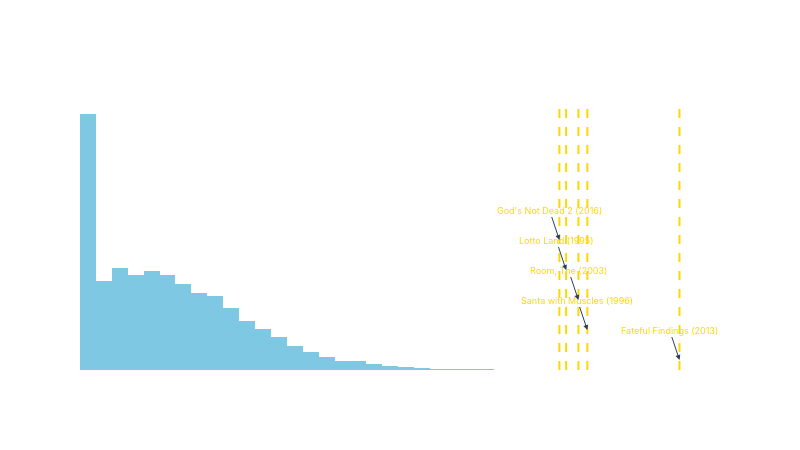

The code cell stored with this chart in its notebook:
### Markdown cell above
### 5.2 Movie Polarization Histogram

### Code cell
fig = px.histogram(
    movie_scores, x='polarization_score', nbins=60,
    title='Phân bố Polarization Score (Robust Std Z-Score)',
    labels={'polarization_score': 'Polarization Score'},
    color_discrete_sequence=['#7EC8E3'],
)
# Đánh dấu top 5 phim phân cực nhất
for i, (_, row) in enumerate(movie_scores.head(5).iterrows()):
    label = str(row.get('title', row['movieId']))[:25]
    fig.add_vline(x=row['polarization_score'], line_dash='dash', line_color='#FFD700')
    fig.add_annotation(
        x=row['polarization_score'], y=0,
        text=label, showarrow=True, arrowhead=2,
        font=dict(color='#FFD700', size=9), yshift=10 + (i * 30),
    )
fig.update_layout(
    width=800, height=450,
    paper_bgcolor='rgba(0,0,0,0)',
    plot_bgcolor='rgba(0,0,0,0)',
    font=dict(family='Inter, sans-serif', size=12, color='white'),
)
fig.write_html(os.path.join(FIGURES_OUT, 'movie_polarization_hist.html'))
fig.show()
print('Saved movie_polarization_hist.html')

### Figure 1 — Plotly figure (JSON) as saved in the notebook; plotly's stock layout.template omitted (floating-point values rounded to 4 significant figures; data arrays with more than 128 entries replaced by an {"elided": "..."} marker saying what was removed)
{"data": [{"bingroup": "x", "hovertemplate": "Polarization Score=%{x}<br>count=%{y}<extra></extra>", "legendgroup": "", "marker": {"color": "#7EC8E3", "pattern": {"shape": ""}}, "name": "", "nbinsx": 60, "orientation": "v", "showlegend": false, "type": "histogram", "x": {"elided": "14874 float values"}, "xaxis": "x", "yaxis": "y"}], "layout": {"annotations": [{"arrowhead": 2, "font": {"color": "#FFD700", "size": 9}, "showarrow": true, "text": "Fateful Findings (2013)", "x": 1.859, "y": 0, "yshift": 10}, {"arrowhead": 2, "font": {"color": "#FFD700", "size": 9}, "showarrow": true, "text": "Santa with Muscles (1996)", "x": 1.569, "y": 0, "yshift": 40}, {"arrowhead": 2, "font": {"color": "#FFD700", "size": 9}, "showarrow": true, "text": "Room, The (2003)", "x": 1.541, "y": 0, "yshift": 70}, {"arrowhead": 2, "font": {"color": "#FFD700", "size": 9}, "showarrow": true, "text": "Lotto Land (1995)", "x": 1.502, "y": 0, "yshift": 100}, {"arrowhead": 2, "font": {"color": "#FFD700", "size": 9}, "showarrow": true, "text": "God's Not Dead 2 (2016)", "x": 1.481, "y": 0, "yshift": 130}], "barmode": "relative", "font": {"color": "white", "family": "Inter, sans-serif", "size": 12}, "height": 450, "legend": {"tracegroupgap": 0}, "paper_bgcolor": "rgba(0,0,0,0)", "plot_bgcolor": "rgba(0,0,0,0)", "shapes": [{"line": {"color": "#FFD700", "dash": "dash"}, "type": "line", "x0": 1.859, "x1": 1.859, "xref": "x", "y0": 0, "y1": 1, "yref": "y domain"}, {"line": {"color": "#FFD700", "dash": "dash"}, "type": "line", "x0": 1.569, "x1": 1.569, "xref": "x", "y0": 0, "y1": 1, "yref": "y domain"}, {"line": {"color": "#FFD700", "dash": "dash"}, "type": "line", "x0": 1.541, "x1": 1.541, "xref": "x", "y0": 0, "y1": 1, "yref": "y domain"}, {"line": {"color": "#FFD700", "dash": "dash"}, "type": "line", "x0": 1.502, "x1": 1.502, "xref": "x", "y0": 0, "y1": 1, "yref": "y domain"}, {"line": {"color": "#FFD700", "dash": "dash"}, "type": "line", "x0": 1.481, "x1": 1.481, "xref": "x", "y0": 0, "y1": 1, "yref": "y domain"}], "title": {"text": "Phân bố Polarization Score (Robust Std Z-Score)"}, "width": 800, "xaxis": {"anchor": "y", "domain": [0, 1], "title": {"text": "Polarization Score"}}, "yaxis": {"anchor": "x", "domain": [0, 1], "title": {"text": "count"}}}}
